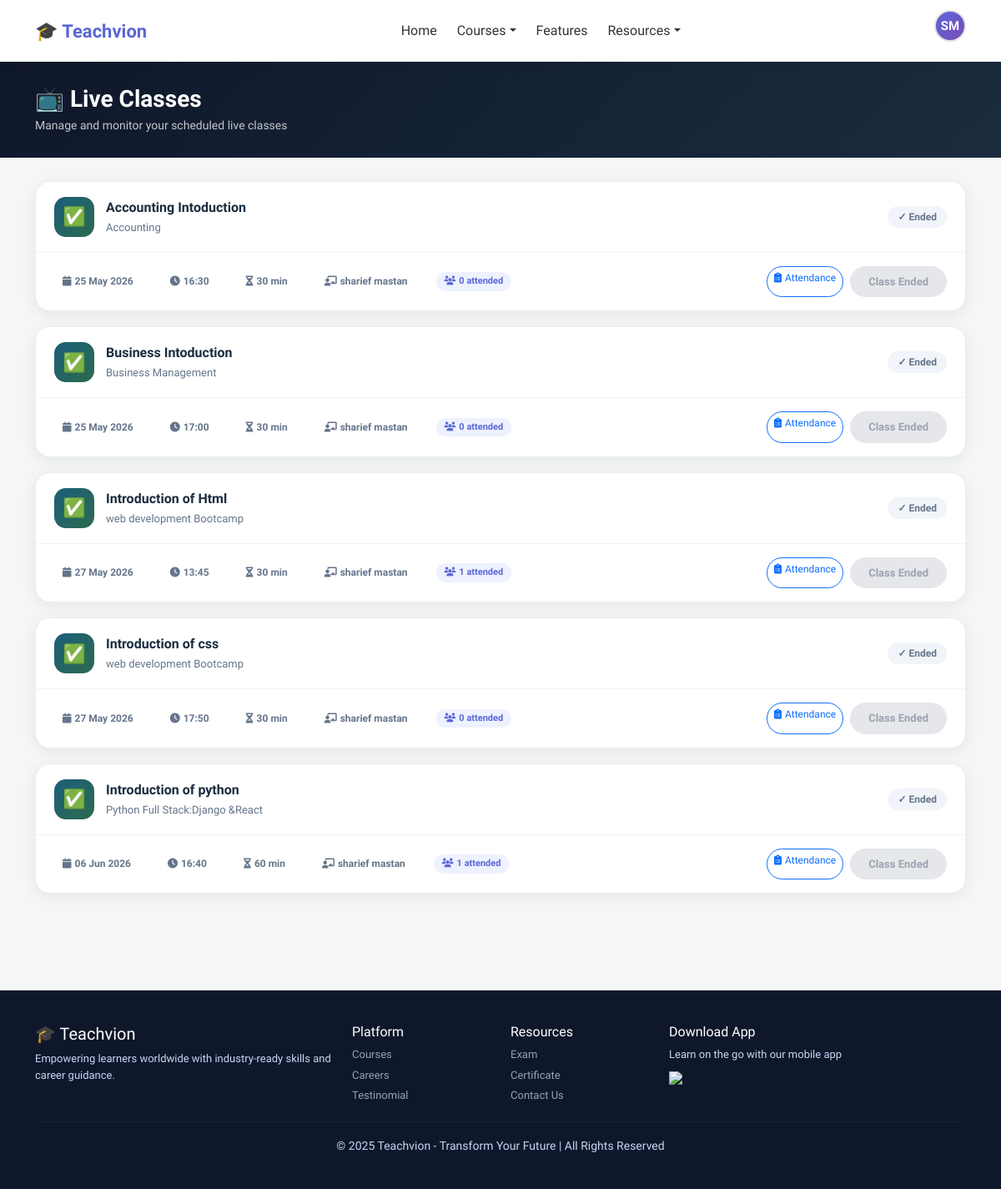
Page /live-classes/ (signed in) on the earlier database version.
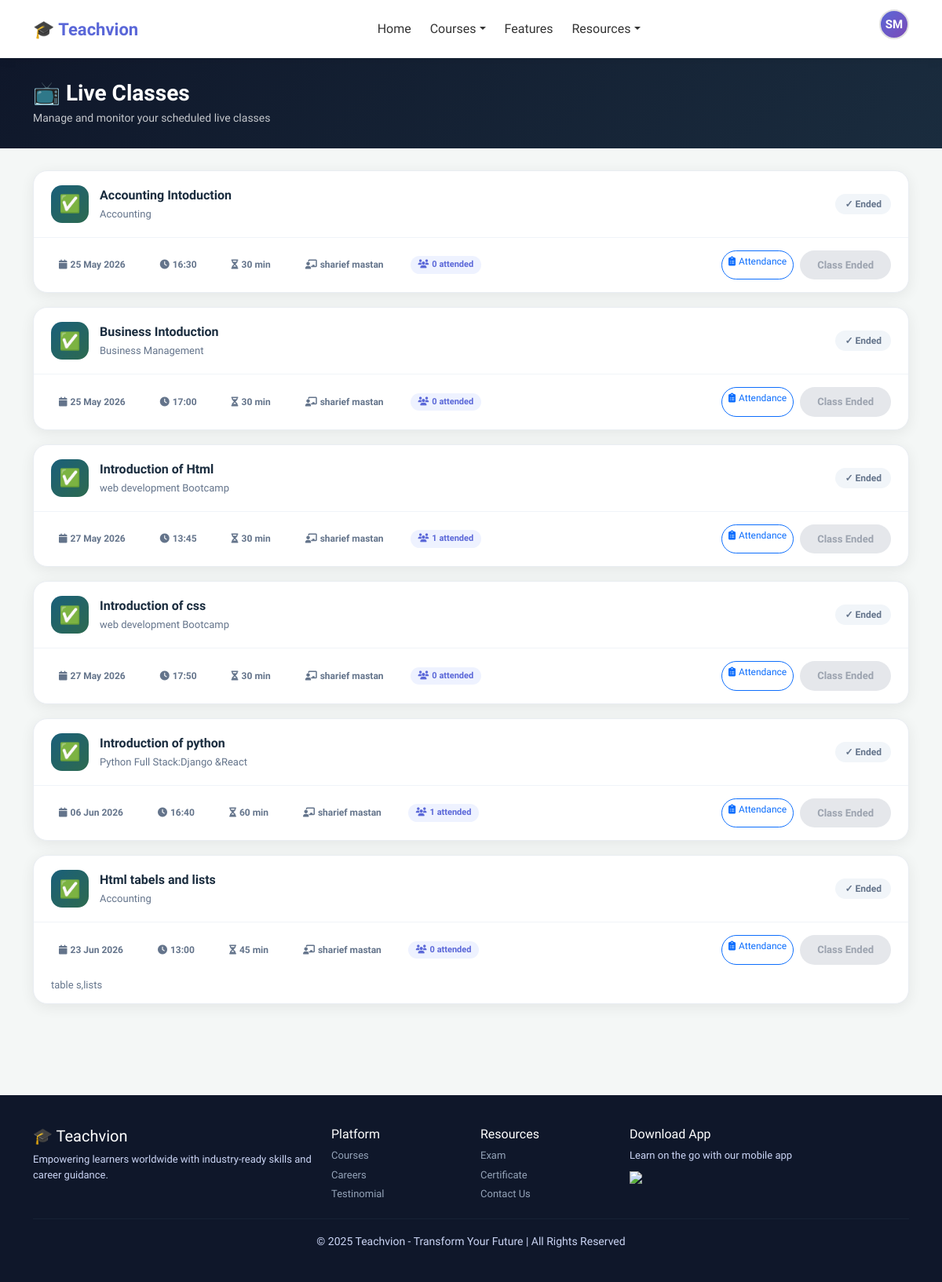
Same page on the later database version.
### liveclasses/models.py (models this page shows, shortened)
class LiveClass(models.Model):
    course        = models.ForeignKey('courses.Course', on_delete=models.CASCADE, related_name='live_classes')
    trainer       = models.ForeignKey('accounts.CustomUser', on_delete=models.CASCADE, related_name='live_classes')
    title         = models.CharField(max_length=200)
    description   = models.TextField(blank=True)
    scheduled_at  = models.DateTimeField()
    duration_mins = models.PositiveIntegerField(default=60)
    room_name     = models.CharField(max_length=100, unique=True, blank=True)
    is_active     = models.BooleanField(default=True)
    created_at    = models.DateTimeField(auto_now_add=True)
    recording_url      = models.URLField(blank=True)        # Jitsi/Dropbox/Drive link
    recording_file     = models.FileField(upload_to='recordings/', blank=True, null=True)
    recording_status   = models.CharField(
        max_length=20,
        choices=[
            ('none',       'Not Recorded'),
            ('recording',  'Recording in Progress'),
            ('processing', 'Processing'),
            ('ready',      'Ready'),
            ('added',      'Added to Course'),
        ],
        default='none'
    )
    lesson_created     = models.ForeignKey(
        'courses.Lesson', on_delete=models.SET_NULL,
        null=True, blank=True, related_name='from_live_class'
    )  # The lesson auto-created from this recording
    class Meta:
        ordering = ['scheduled_at']
    def is_live_now(self):
        now = timezone.now()
        end = self.scheduled_at + timezone.timedelta(minutes=self.duration_mins)
        return self.scheduled_at <= now <= end
    def has_ended(self):
        end = self.scheduled_at + timezone.timedelta(minutes=self.duration_mins)
        return timezone.now() > end

### courses/models.py (models this page shows, shortened)
class Course(models.Model):
    CATEGORY_CHOICES = [
        ('web', 'Web Development'),
        ('java', 'Java Full Stack'),
        ('python', 'Python Full Stack'),
        ('data', 'Data Analytics'),
        ('ai', 'AI/ML'),
        ('accounting', 'Accounting & Finance'),
        ('business', 'Business Management'),
        ('diet', 'Diet & Nutrition'),
        ('computer_science', 'Computer Science'),
    ]
    trainer = models.ForeignKey(
        settings.AUTH_USER_MODEL,
        on_delete=models.SET_NULL,
        null=True, blank=True,
        related_name='courses_taught',
        limit_choices_to={'role': 'trainer'}
    )
    title = models.CharField(max_length=200)
    description = models.TextField()
    category = models.CharField(max_length=20, choices=CATEGORY_CHOICES)
    price = models.DecimalField(max_digits=10, decimal_places=2)
    thumbnail = models.ImageField(upload_to='course_thumbnails/', blank=True, null=True)
    badge = models.CharField(max_length=50, blank=True)
    is_active = models.BooleanField(default=True)
    created_at = models.DateTimeField(auto_now_add=True)
    updated_at = models.DateTimeField(auto_now=True)

### accounts/models.py (models this page shows, shortened)
class CustomUser(AbstractUser):
    ROLE_CHOICES = [
        ('student', 'Student'),
        ('trainer', 'Trainer'),
        ('admin', 'Admin'),
    ]
    email = models.EmailField(unique=True)
    role = models.CharField(max_length=10, choices=ROLE_CHOICES, default='student')
    phone = models.CharField(max_length=15, blank=True)
    profile_pic = models.ImageField(upload_to='profiles/', blank=True, null=True)
    bio = models.TextField(blank=True)
    created_at = models.DateTimeField(auto_now_add=True)
    USERNAME_FIELD = 'email'
    REQUIRED_FIELDS = ['username', 'first_name', 'last_name']
    def get_dashboard_url(self):
        urls = {
            'student': '/dashboard/student/',
            'trainer': '/dashboard/trainer/',
            'admin':   '/dashboard/admin/',
        }
        return urls.get(self.role, '/')

### liveclasses/views.py (the view)
# urls.py: path('live-classes/',                                views.my_live_classes_view,      name='my_live_classes'),
@login_required
def my_live_classes_view(request):
    now = timezone.now()
    if request.user.role == 'student':
        enrolled_ids = Enrollment.objects.filter(
            student=request.user, payment_status='paid'
        ).values_list('course_id', flat=True)
        classes = LiveClass.objects.filter(
            course_id__in=enrolled_ids, is_active=True,
            scheduled_at__gte=now - timezone.timedelta(hours=2)
        ).order_by('scheduled_at').select_related('course', 'trainer')
    else:
        classes = LiveClass.objects.filter(
            trainer=request.user, is_active=True,
        ).order_by('scheduled_at').select_related('course')
    classes_data = []
    for lc in classes:
        att_count = Attendance.objects.filter(live_class=lc, is_present=True).count()
        classes_data.append({'class': lc, 'att_count': att_count})
    return render(request, 'my_classes.html', {
        'classes_data': classes_data,
        'now':          now,
    })

### liveclasses/templates/my_classes.html (shortened to what this page needs)
{% extends 'base.html' %}
{% load static %}
{% block content %}
<div class="page-hero">
  <div class="container">
    <h3 class="fw-bold mb-1">📺 Live Classes</h3>
    <p class="mb-0 opacity-75" style="font-size:14px;">
      {% if request.user.role == 'student' %}
        Join live sessions from your enrolled courses
      {% else %}
        Manage and monitor your scheduled live classes
      {% endif %}
    </p>
  </div>
</div>
<div class="container pb-5">
  {% if classes_data %}
    {% for item in classes_data %}
    {% with lc=item.class %}
    <div class="cls-card">
      <div class="cls-header">
        <div class="cls-icon">
          {% if lc.is_live_now %}🔴
          {% elif lc.has_ended %}✅
          {% else %}📅
          {% endif %}
        </div>
        <div style="flex:1;">
          <div style="font-weight:700; font-size:16px; color:#1a2c3e;">{{ lc.title }}</div>
          <div style="font-size:13px; color:#64748b; margin-top:2px;">{{ lc.course.title }}</div>
        </div>
        {% if lc.is_live_now %}
          <span class="status-live">LIVE NOW</span>
        {% elif lc.has_ended %}
          <span class="status-ended">✓ Ended</span>
        {% else %}
          <span class="status-soon">⏰ Upcoming</span>
        {% endif %}
      </div>
      <div class="cls-body">
        <div class="d-flex gap-4 flex-wrap">
          <span class="meta-chip"><i class="fas fa-calendar"></i>{{ lc.scheduled_at|date:"d M Y" }}</span>
          <span class="meta-chip"><i class="fas fa-clock"></i>{{ lc.scheduled_at|time:"H:i" }}</span>
          <span class="meta-chip"><i class="fas fa-hourglass-half"></i>{{ lc.duration_mins }} min</span>
          <span class="meta-chip"><i class="fas fa-chalkboard-teacher"></i>{{ lc.trainer.get_full_name }}</span>
          {% if request.user.role != 'student' %}
          <span class="att-pill"><i class="fas fa-users me-1"></i>{{ item.att_count }} attended</span>
          {% endif %}
        </div>
        <div class="d-flex gap-2 flex-wrap">
          {% if request.user.role != 'student' %}
          <a href="{% url 'attendance_detail' lc.id %}" class="btn btn-sm btn-outline-primary rounded-pill" style="font-size:12px;">
            <i class="fas fa-clipboard-list me-1"></i>Attendance
          </a>
          {% endif %}
          {% if lc.has_ended %}
            <span class="join-btn ended">Class Ended</span>
          {% elif lc.is_live_now %}
            <a href="{% url 'join_live_class' lc.id %}" class="join-btn">
              🎥 Join Now
            </a>
          {% else %}
            <a href="{% url 'join_live_class' lc.id %}" class="join-btn" style="background:linear-gradient(135deg,#1a5f7a,#2d6a4f);">
              🔔 Enter Waiting Room
            </a>
          {% endif %}
        </div>
      </div>
      {% if lc.description %}
      <div style="padding:0 22px 14px; font-size:13px; color:#64748b;">{{ lc.description }}</div>
      {% endif %}
    </div>
    {% endwith %}
    {% endfor %}
  {% endif %}
</div>
{% endblock %}

Differences in the rows shown:
added LiveClass: class "Html tabels and lists", class.course "Accounting", shows "✓ Ended", class.scheduled_at "23 Jun 2026", class.scheduled_at "13:00", class.duration_mins "45", class.trainer.get_full_name "sharief mastan", att_count "0", shows "Class Ended", class.description "table s,lists"
